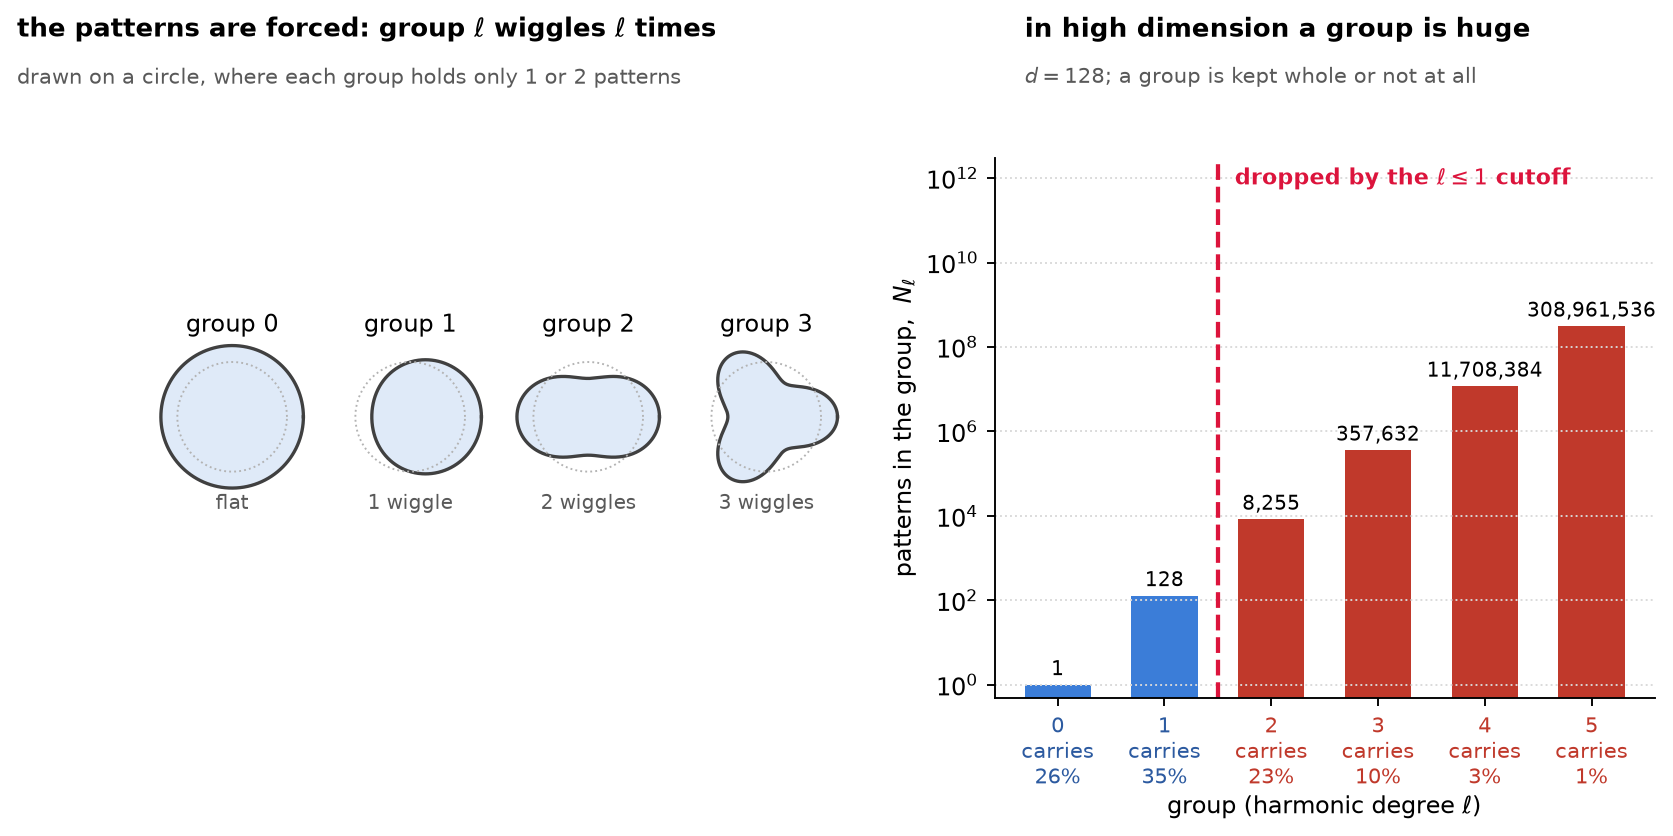

Here is the Python script that generated this plot:
"""What the picture proves: the forced patterns are just "wiggle l times", and the ONLY
thing that changes in high dimension is how many of them each group holds -- which is
what makes keeping a whole group unaffordable.

Left  : the patterns on a circle, l = 0,1,2,3 (radius deformed by cos(l*theta)).
Right : how many patterns each group holds on the sphere at d=128, log scale,
        annotated with the share of the kernel's weight that group carries.
"""
import os
import numpy as np
import matplotlib
matplotlib.use("Agg")
import matplotlib.pyplot as plt
import math

OUT = os.path.join(os.path.dirname(os.path.abspath(__file__)), "fig_groups.png")

d, c, LMAX = 128, 4.0 / 3.0, 5


def n_harm(d, l):
    """dim of degree-l spherical harmonics on S^{d-1}"""
    if l == 0:
        return 1
    if l == 1:
        return d
    return math.comb(d + l - 1, l) - math.comb(d + l - 3, l - 2)


counts = [n_harm(d, l) for l in range(LMAX + 1)]
mass = [math.exp(-c) * c**l / math.factorial(l) for l in range(LMAX + 1)]
counts_s2 = [2 * l + 1 for l in range(LMAX + 1)]          # d = 3, for the text
counts_s1 = [1] + [2] * LMAX                              # the circle

print("d =", d)
for l in range(LMAX + 1):
    print(f"  l={l}: circle {counts_s1[l]:>2}  d=3 {counts_s2[l]:>2}  "
          f"d=128 {counts[l]:>12,}   mass {100*mass[l]:5.1f}%")

fig = plt.figure(figsize=(11.4, 4.6))
gs = fig.add_gridspec(1, 2, width_ratios=[1.05, 1], wspace=0.22)

# ---------------- left: the patterns themselves --------------------------------
gsL = gs[0].subgridspec(1, 4, wspace=0.12)
th = np.linspace(0, 2 * np.pi, 600)
for l in range(4):
    axp = fig.add_subplot(gsL[0, l])
    val = np.cos(l * th)
    r = 1 + 0.30 * val
    x, y = r * np.cos(th), r * np.sin(th)
    axp.plot(x, y, color="0.25", lw=1.4)
    axp.fill(x, y, color="#3b7dd8", alpha=0.16)
    axp.plot(np.cos(th), np.sin(th), color="0.7", lw=0.8, ls=":")
    axp.set_aspect("equal")
    axp.set_xlim(-1.45, 1.45); axp.set_ylim(-1.85, 1.45)
    axp.axis("off")
    axp.set_title(f"group {l}", fontsize=10, pad=1)
    axp.text(0, -1.68, ["flat", "1 wiggle", "2 wiggles", "3 wiggles"][l],
             ha="center", fontsize=8.5, color="0.35")

fig.text(0.055, 0.955, "the patterns are forced: group $\\ell$ wiggles $\\ell$ times",
         fontsize=11, fontweight="bold")
fig.text(0.055, 0.895,
         "drawn on a circle, where each group holds only 1 or 2 patterns",
         fontsize=9, color="0.35")

# ---------------- right: how many of them, at d = 128 --------------------------
axc = fig.add_subplot(gs[1])
bars = axc.bar(range(LMAX + 1), counts, color=["#3b7dd8"] * 2 + ["#c0392b"] * (LMAX - 1),
               width=0.62)
axc.set_yscale("log")
axc.set_ylim(0.5, 3e12)
axc.set_xlabel("group (harmonic degree $\\ell$)", labelpad=2)
axc.set_ylabel("patterns in the group,  $N_\\ell$")
axc.set_xticks(range(LMAX + 1))
axc.set_xticklabels([f"{l}\ncarries\n{100*m:.0f}%" for l, m in enumerate(mass)],
                    fontsize=9)
for tick, l in zip(axc.get_xticklabels(), range(LMAX + 1)):
    tick.set_color("#c0392b" if l >= 2 else "#2c5aa0")
axc.spines[["top", "right"]].set_visible(False)
axc.grid(axis="y", ls=":", color="0.85", zorder=0)

for l, b in enumerate(bars):
    axc.text(b.get_x() + b.get_width() / 2, b.get_height() * 1.7,
             f"{counts[l]:,}", ha="center", fontsize=8.5)

axc.axvline(1.5, color="crimson", ls="--", lw=1.8)
axc.text(1.66, 1.8e12, "dropped by the $\\ell\\leq1$ cutoff",
         color="crimson", fontsize=9.5, va="top", fontweight="bold")

fig.text(0.575, 0.955, "in high dimension a group is huge", fontsize=11, fontweight="bold")
fig.text(0.575, 0.895, "$d=128$; a group is kept whole or not at all",
         fontsize=9, color="0.35")

fig.subplots_adjust(top=0.80)
fig.savefig(OUT, dpi=170, bbox_inches="tight", facecolor="white")
print("wrote", OUT)
